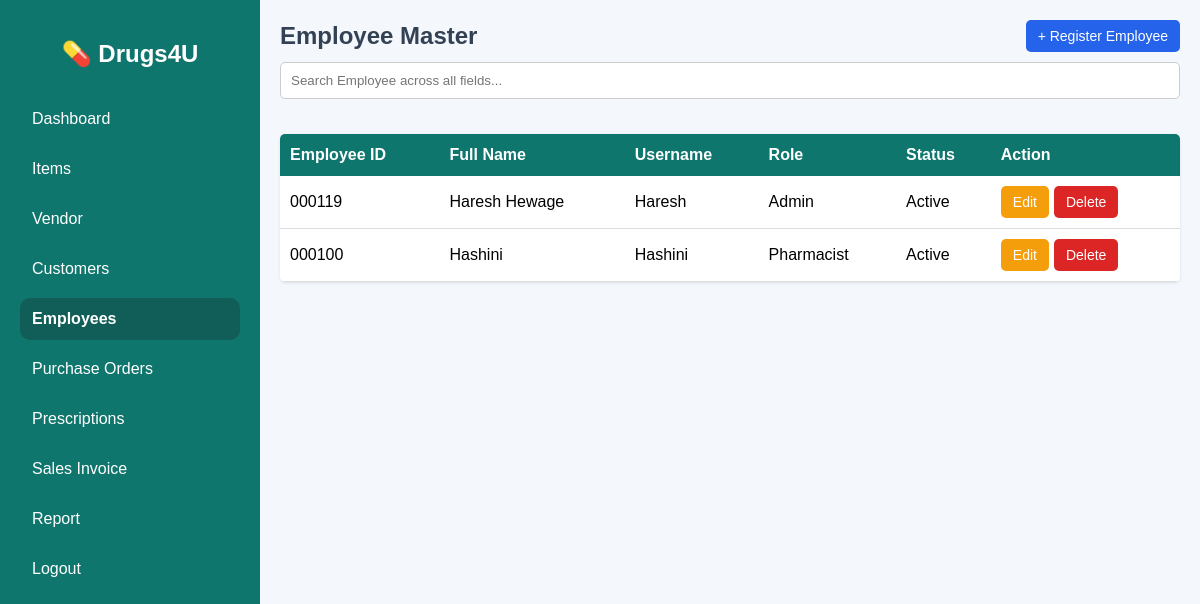
/employee_reg.php, run on the app's committed database.
### tables this page shows
CREATE TABLE `users` (
  `user_id` int(11) NOT NULL,
  `emp_id` varchar(20) NOT NULL,
  `full_name` varchar(100) NOT NULL,
  `username` varchar(50) NOT NULL,
  `password` varchar(255) NOT NULL,
  `user_role` enum('Admin','Pharmacist','Cashier','Manager') NOT NULL,
  `status` enum('Active','Inactive') DEFAULT 'Active',
  `created_date` timestamp NOT NULL DEFAULT current_timestamp()
);

### employee_reg.php (the view, shortened to what this page needs)
<?php
include 'connection.php';
function runQuery($conn, $sql){
    $result = mysqli_query($conn, $sql);
    return $result;
}
$search = isset($_GET['search']) ? mysqli_real_escape_string($conn, $_GET['search']) : "";
$query_str = "SELECT * FROM users";
$query_str .= " ORDER BY emp_id DESC";
$employees = runQuery($conn, $query_str);
?>
<!DOCTYPE html>
<html lang="en">
<head>
</head>
<body>
<div class="wrapper">
    <div class="sidebar">
        <h2>💊 Drugs4U</h2>
        <a href="dashboard.php">Dashboard</a>
        <a href="item.php">Items</a>
        <a href="vendor.php">Vendor</a>
        <a href="customer_list.php">Customers</a>
        <a href="employee_reg.php" class="active">Employees</a>
        <a href="purchase_order.php">Purchase Orders</a>
        <a href="prescription_list.php">Prescriptions</a>
        <a href="sales_invoice.php">Sales Invoice</a>
        <a href="report.php">Report</a>
        <a href="login_emp.php">Logout</a>
    </div>
    <div class="main-content">
        <div class="top-bar">
            <h2>Employee Master</h2>
            <div class="action-buttons">
                <button class="po-btn" onclick="openEmployeePopup()">+ Register Employee</button>
            </div>
        </div>
        <div class="filter-bar">
            <form method="GET" id="searchForm" style="width: 100%;">
                <input type="text" name="search" id="searchBox" placeholder="Search Employee across all fields..." value="<?php echo htmlspecialchars($search); ?>">
            </form>
        </div>
        <div class="container">
            <div class="table-responsive">
                <table id="employeeTable">
                    <tr>
                        <th>Employee ID</th>
                        <th>Full Name</th>
                        <th>Username</th>
                        <th>Role</th>
                        <th>Status</th>
                        <th>Action</th>
                    </tr>
                    <?php while($row = mysqli_fetch_assoc($employees)){ ?>
                    <tr>
                        <td><?= htmlspecialchars($row['emp_id']) ?></td>
                        <td><?= htmlspecialchars($row['full_name']) ?></td>
                        <td><?= htmlspecialchars($row['username']) ?></td>
                        <td><?= htmlspecialchars($row['user_role']) ?></td>
                        <td><?= htmlspecialchars($row['status']) ?></td>
                        <td>
                            <div class="action-cell">
                                <a href="?edit=<?= urlencode($row['emp_id']) ?>"><button class="edit-btn">Edit</button></a>
                                <a href="?delete=<?= urlencode($row['emp_id']) ?>" onclick="return confirm('Delete employee permanently?')"><button class="del-btn">Delete</button></a>
                            </div>
                        </td>
                    </tr>
                    <?php } ?>
                </table>
            </div>
        </div>
    </div>
</div>
</body>
</html>

### employee_reg.php (style rules this page uses)
body { font-family: Arial, sans-serif; background: #f4f7fb; margin: 0; }
.sidebar a.active { background: #115e59; font-weight: bold; }
.wrapper { display: flex; flex-direction: row; }
.sidebar { width: 260px; background: #0f766e; color: #fff; height: 100vh; position: fixed; padding: 20px; box-sizing: border-box; overflow-y: auto; z-index: 100; }
.sidebar h2 { text-align: center; margin-bottom: 30px; }
.sidebar a { display: block; color: #fff; text-decoration: none; padding: 12px; margin-bottom: 8px; border-radius: 10px; }
.main-content { margin-left: 260px; width: calc(100% - 260px); box-sizing: border-box; }
.container { padding: 20px; }
.top-bar { padding: 20px 20px 5px 20px; display: flex; flex-wrap: wrap; justify-content: space-between; align-items: center; gap: 15px; }
.top-bar h2 { margin: 0; color: #334155; }
.action-buttons { display: flex; gap: 10px; }
.filter-bar { padding: 5px 20px 15px 20px; display: flex; flex-wrap: wrap; gap: 8px; }
#searchBox { width: 100%; padding: 10px; border-radius: 5px; border: 1px solid #ccc; box-sizing: border-box; }
button, .btn-link { padding: 8px 12px; border: none; border-radius: 5px; cursor: pointer; font-size: 14px; text-decoration: none; display: inline-block; }
.po-btn { background:#2563eb; color:#fff; }
.edit-btn { background:#f59e0b; color:#fff; }
.del-btn { background:#dc2626; color:#fff; }
.table-responsive { width: 100%; overflow-x: auto; background: #fff; border-radius: 5px; box-shadow: 0 1px 3px rgba(0,0,0,0.1); margin-bottom: 20px; }
table { width: 100%; border-collapse: collapse; min-width: 600px; }
th { background: #0f766e; color: #fff; padding: 12px 10px; text-align: left; }
td { padding: 10px; border-bottom: 1px solid #ddd; }
input, select, textarea { width: 100%; padding: 8px; box-sizing: border-box; border: 1px solid #ccc; border-radius: 4px; }
.action-cell { display: flex; gap: 5px; flex-wrap: wrap; }

### data on the page
users: emp "000119", full_name "Haresh Hewage", username "Haresh", user_role "Admin", status "Active"
users: emp "000100", full_name "Hashini", username "Hashini", user_role "Pharmacist", status "Active"
